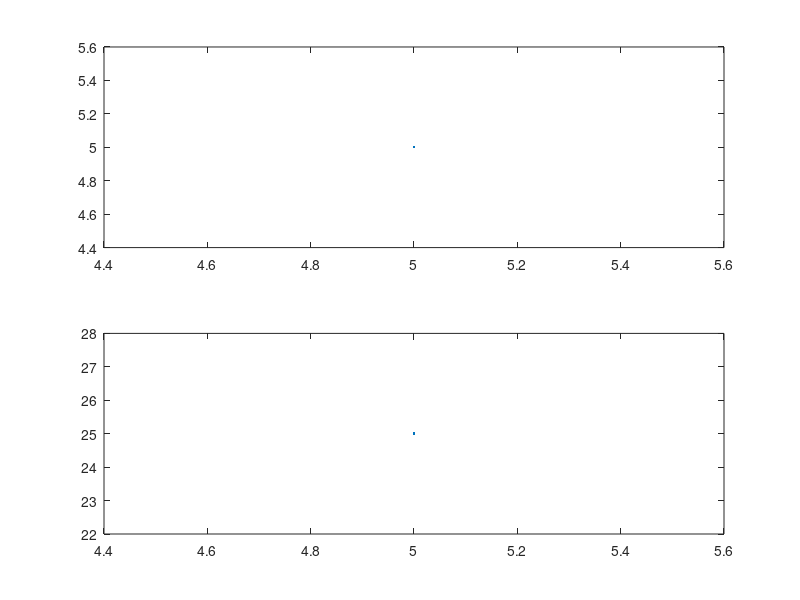

Source code (MATLAB):
x = input('Enter the sequence x');
n = input('Index of the sequence');
a = input('The scaling factor');
y = a*x;
subplot(2,1,2)
plot(n,y)
subplot(2,1,1)
plot(n,x)